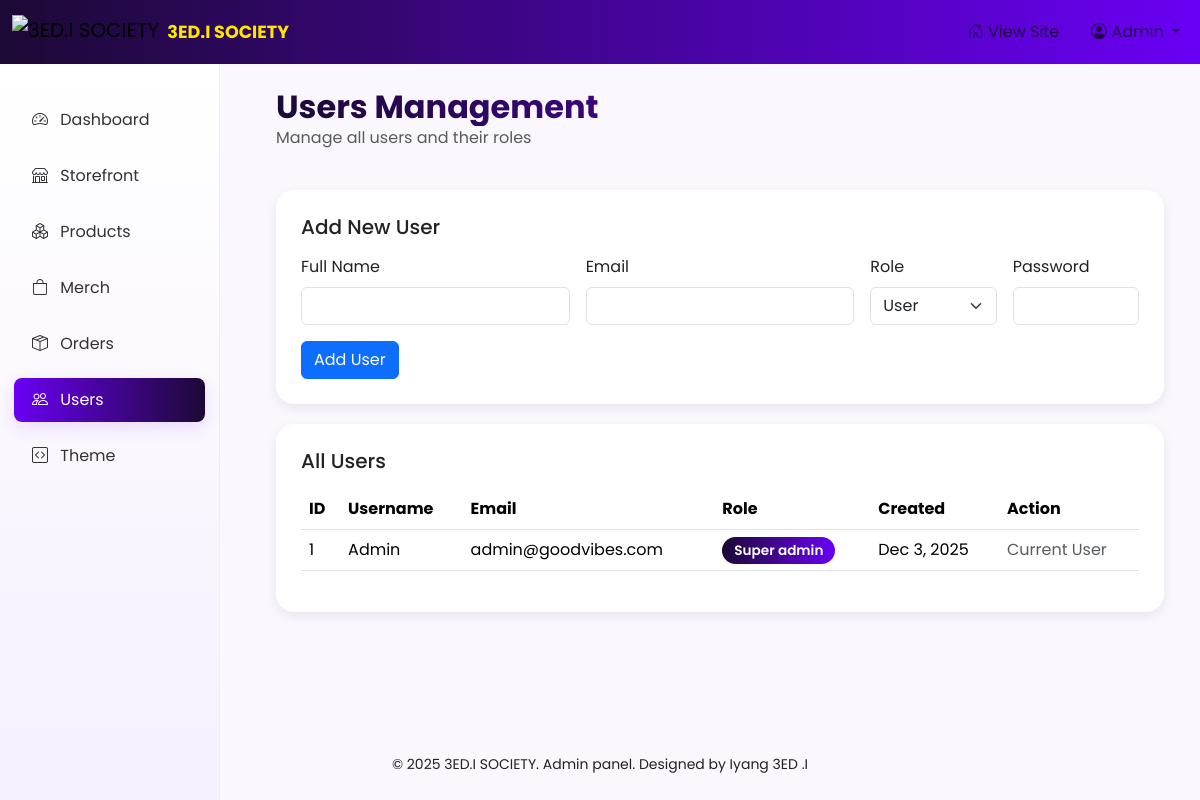
The page /admin/users.php (signed in) on the database its author committed.
### tables this page shows
CREATE TABLE users (
  id INT AUTO_INCREMENT PRIMARY KEY,
  username VARCHAR(100) NOT NULL,
  email VARCHAR(150) NOT NULL UNIQUE,
  password VARCHAR(255) NOT NULL,
  role ENUM('super_admin', 'user') DEFAULT 'user',
  created_at TIMESTAMP DEFAULT CURRENT_TIMESTAMP
);

### admin/users.php (the view, shortened to what this page needs)
<?php
require '../db_connect.php';
$isSuperAdmin = (isset($_SESSION['role']) && $_SESSION['role'] === 'super_admin');
$users = $conn->query("SELECT id, username, email, role, created_at FROM users ORDER BY created_at DESC");
?>
<?php include __DIR__ . '/../theme/header.php'; ?>
<div class="container-fluid">
  <div class="row mb-4">
    <div class="col-12">
      <h2 class="mb-0">Users Management</h2>
      <p class="text-muted">Manage all users and their roles</p>
    </div>
  </div>
  <div class="gv-card">
    <h5 class="mb-3">Add New User</h5>
    <form method="POST" action="">
      <div class="row g-3">
        <div class="col-md-4">
          <label class="form-label">Full Name</label>
          <input type="text" name="username" class="form-control" required>
        </div>
        <div class="col-md-4">
          <label class="form-label">Email</label>
          <input type="email" name="email" class="form-control" required>
        </div>
        <div class="col-md-2">
          <label class="form-label">Role</label>
          <select name="role" class="form-select" <?php echo !$isSuperAdmin ? 'disabled' : ''; ?>>
            <option value="user">User</option>
          </select>
        </div>
        <div class="col-md-2">
          <label class="form-label">Password</label>
          <input type="password" name="password" class="form-control" required>
        </div>
      </div>
      <div class="mt-3">
        <button type="submit" class="btn btn-primary">Add User</button>
      </div>
    </form>
  </div>
  <div class="gv-card">
    <h5 class="mb-3">All Users</h5>
    <div class="table-responsive">
      <table class="table table-hover">
        <thead>
          <tr>
            <th>ID</th>
            <th>Username</th>
            <th>Email</th>
            <th>Role</th>
            <th>Created</th>
            <th>Action</th>
          </tr>
        </thead>
        <tbody>
          <?php if ($users && $users->num_rows > 0): ?>
            <?php while ($user = $users->fetch_assoc()): ?>
              <tr>
                <td><?php echo $user['id']; ?></td>
                <td><?php echo htmlspecialchars($user['username']); ?></td>
                <td><?php echo htmlspecialchars($user['email']); ?></td>
                <td>
                  <span class="role-badge role-<?php echo $user['role']; ?>">
                    <?php echo ucfirst(str_replace('_', ' ', $user['role'])); ?>
                  </span>
                </td>
                <td><?php echo date('M j, Y', strtotime($user['created_at'])); ?></td>
                <td>
                  <?php if ($user['id'] != $_SESSION['user_id']): ?>
                    <a href="users.php?delete=<?php echo $user['id']; ?>"
                       class="btn btn-sm btn-danger"
                       onclick="return confirm('Are you sure you want to delete this user?');">
                      Delete
                    </a>
                  <?php else: ?>
                    <span class="text-muted">Current User</span>
                  <?php endif; ?>
                </td>
              </tr>
            <?php endwhile; ?>
          <?php else: ?>
            <tr>
              <td colspan="6" class="text-center text-muted py-4">No users found</td>
            </tr>
          <?php endif; ?>
        </tbody>
      </table>
    </div>
  </div>
</div>
<?php include __DIR__ . '/../theme/footer.php'; ?>

### assets/admin.css (style rules this page uses)
:root { --gv-purple: #1c0935; --gv-magenta: #6a00f4; --gv-accent: #ffe600; --gv-muted: #f6f0ff; }
body { font-family: 'Poppins', sans-serif; background: #fff; color: #222; }
.gv-card { border-radius: 14px; background: linear-gradient(180deg, #fff, #f7f3ff); padding: 24px; box-shadow: 0 8px 30px rgba(27, 0, 51, 0.06); }

### admin/users.php (style rules this page uses)
:root { --gv-purple: #1c0935; --gv-magenta: #6a00f4; --gv-bg: #faf7ff; }
body { background: var(--gv-bg); font-family: 'Poppins', sans-serif; }
h2 { font-weight: 700; background: linear-gradient(90deg, var(--gv-purple), var(--gv-magenta)); -webkit-background-clip: text; -webkit-text-fill-color: transparent; }
.gv-card { background: #fff; border-radius: 18px; padding: 25px; box-shadow: 0 4px 12px rgba(0,0,0,0.08); margin-bottom: 20px; }
.role-badge { padding: 4px 12px; border-radius: 15px; font-size: 0.85rem; font-weight: 600; }
.role-super_admin { background: linear-gradient(90deg, var(--gv-purple), var(--gv-magenta)); color: #fff; }

### rows shown on the page
users: id "1", username "Admin", email "admin@goodvibes.com", role "Super admin", created_at "Dec 3, 2025", shows "Current User"
